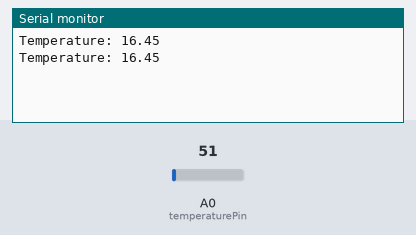
This sketch was run on a simulated Arduino Uno, built with avr-gcc and run on an emulated ATmega328P. Shown: the last lines printed to the serial monitor. Inputs (shaded band) come from the test bench; at power-on: A0 (temperaturePin) = 51.

Above: at 1.8 s.
1.9 s: A0 (temperaturePin) set to 61
At 2.8 s:
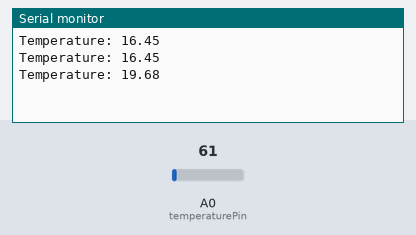
3.4 s: A0 (temperaturePin) set to 71
At 4.5 s:
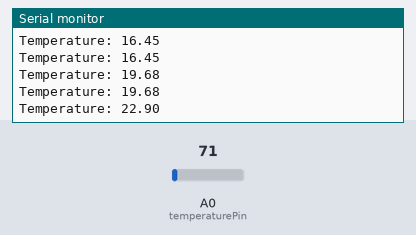
Timing chart, 0 to 6.4 s (numbered marks = the images above; inputs shaded):
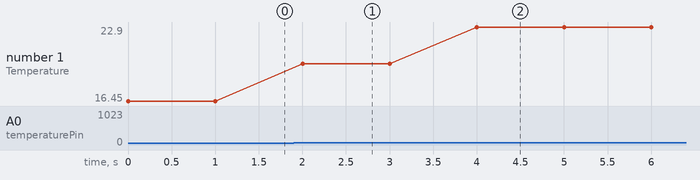

Measured:
- after the input at 1.9 s, the serial monitor: prints a new line after 0.10 s (image 1)
- after the input at 3.4 s, the serial monitor: prints a new line after 0.60 s (image 2)
- plotted number 1: 16.45 → 19.68 after the input at 1.9 s, 19.68 → 22.9 after the input at 3.4 s

The sketch:

Assignment_3.ino
```cpp
 //Vo Tue Nam - CE140557

 int temperaturePin = A0;// analog pin connected to LM35 sensor

void setup() {

  Serial.begin(9600);  //Launch Serial at baudrate 9600

  // You do NOT need to initialize the analog pins by calling pinMode() before using it

}

void loop() {

  int sensorReading = analogRead(temperaturePin);  //Read measure value from LM35 sensor

  float voltage = sensorReading * 3.3 / 1023.0; //Calculate the voltage (unit: Volt) from sensored value

  // According to the technical document, every 10mV corresponds to 1 Celcius degree

  // Therefore if voltage variable is a voltage indicator variable (unit: Volt)

  // we just have to multiply voltage variable (mV) by 100 to get the temperature

  float temp = voltage * 100.0; //converted from mV to C degree

  Serial.println((String)"Temperature: " + temp); //print to Serial Monitor the measured temperature

  delay(1000);//wait 1 second before the next iteration


}
```
